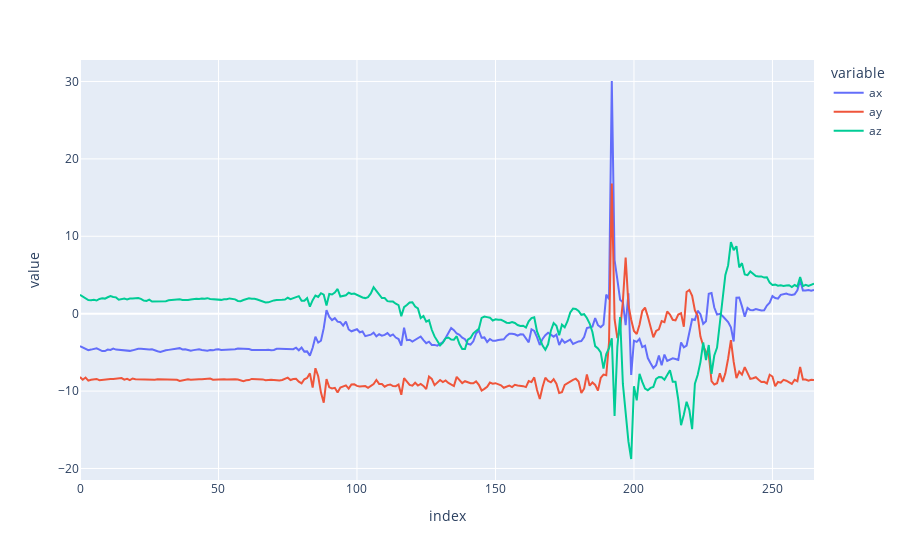

The notebook cell saved with this chart:
### Code cell
# plot using plotly express
import plotly.express as px

# plot all three axis
fig = px.line(senssor_data_2, x=senssor_data_2.index, y=["ax", "ay", "az"])
fig.show()

### Figure 1 — Plotly figure (JSON) as saved in the notebook; plotly's stock layout.template omitted (floating-point values rounded to 4 significant figures; data arrays with more than 128 entries replaced by an {"elided": "..."} marker saying what was removed)
{"data": [{"hovertemplate": "variable=ax<br>index=%{x}<br>value=%{y}<extra></extra>", "legendgroup": "ax", "line": {"color": "#636efa", "dash": "solid"}, "marker": {"symbol": "circle"}, "mode": "lines", "name": "ax", "orientation": "v", "showlegend": true, "type": "scatter", "x": {"elided": "266 int values"}, "xaxis": "x", "y": {"elided": "266 float values"}, "yaxis": "y"}, {"hovertemplate": "variable=ay<br>index=%{x}<br>value=%{y}<extra></extra>", "legendgroup": "ay", "line": {"color": "#EF553B", "dash": "solid"}, "marker": {"symbol": "circle"}, "mode": "lines", "name": "ay", "orientation": "v", "showlegend": true, "type": "scatter", "x": {"elided": "266 int values"}, "xaxis": "x", "y": {"elided": "266 float values"}, "yaxis": "y"}, {"hovertemplate": "variable=az<br>index=%{x}<br>value=%{y}<extra></extra>", "legendgroup": "az", "line": {"color": "#00cc96", "dash": "solid"}, "marker": {"symbol": "circle"}, "mode": "lines", "name": "az", "orientation": "v", "showlegend": true, "type": "scatter", "x": {"elided": "266 int values"}, "xaxis": "x", "y": {"elided": "266 float values"}, "yaxis": "y"}], "layout": {"legend": {"title": {"text": "variable"}, "tracegroupgap": 0}, "margin": {"t": 60}, "xaxis": {"anchor": "y", "domain": [0, 1], "title": {"text": "index"}}, "yaxis": {"anchor": "x", "domain": [0, 1], "title": {"text": "value"}}}}
